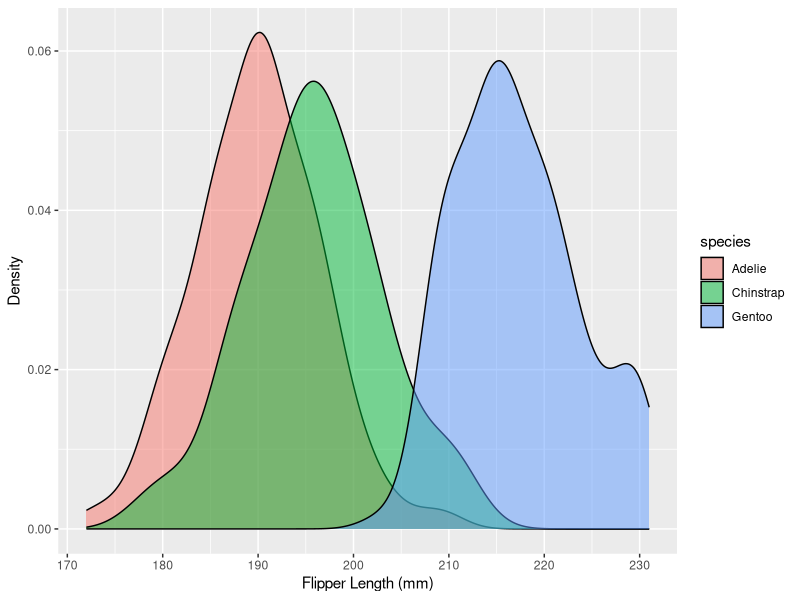
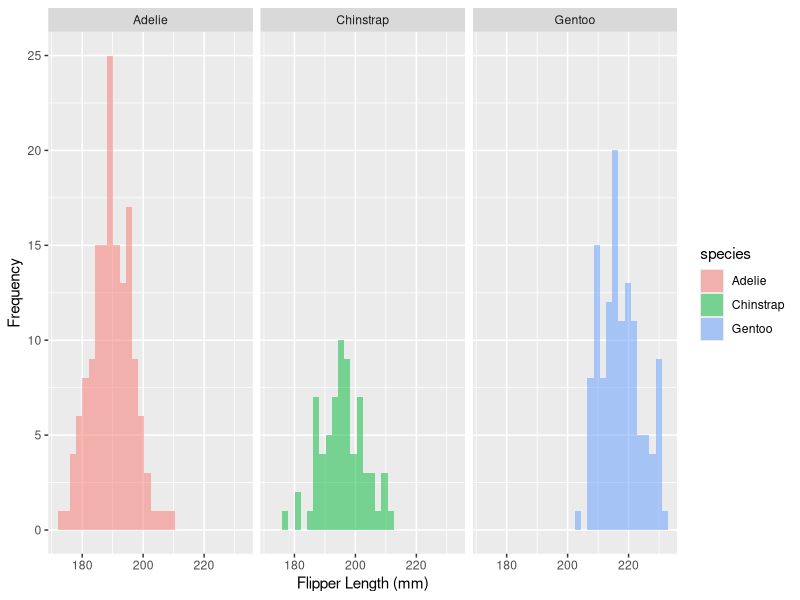
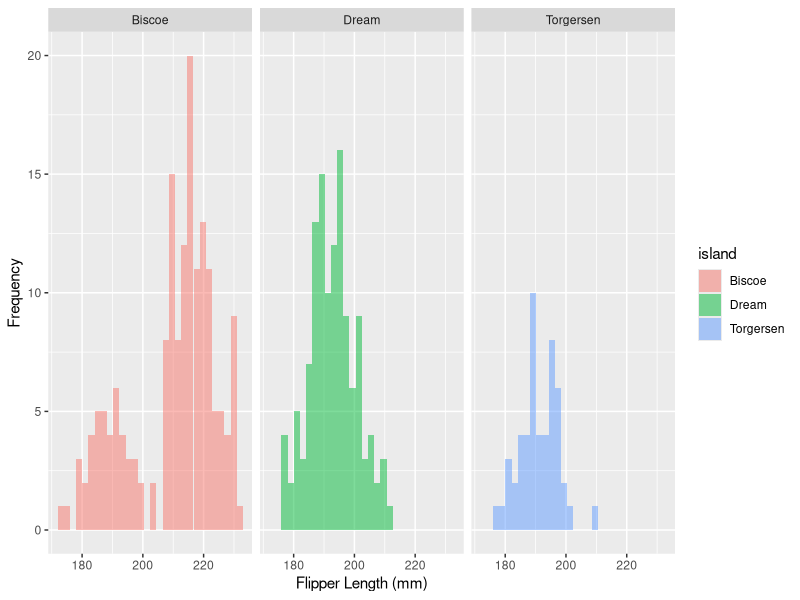

These charts were generated, in order, by the following R code:
## ---- chunk 1
library(tidyverse)
library(palmerpenguins)
## ---- chunk 2
penguins %>%
  ggplot() + geom_density(aes(x=flipper_length_mm, fill=species), alpha = 0.5) +
  xlab("Flipper Length (mm)") + ylab("Density")

## ---- chunk 3
penguins %>%
  ggplot() + geom_histogram(aes(x=flipper_length_mm, fill=species), alpha = 0.5) + facet_wrap(~ species, ncol = 3) + xlab("Flipper Length (mm)") + ylab("Frequency")
## ---- chunk 4
penguins %>%
  ggplot() + geom_histogram(aes(x=flipper_length_mm, fill=island), alpha = 0.5) + facet_wrap(~ island, ncol = 3) + xlab("Flipper Length (mm)") + ylab("Frequency")
